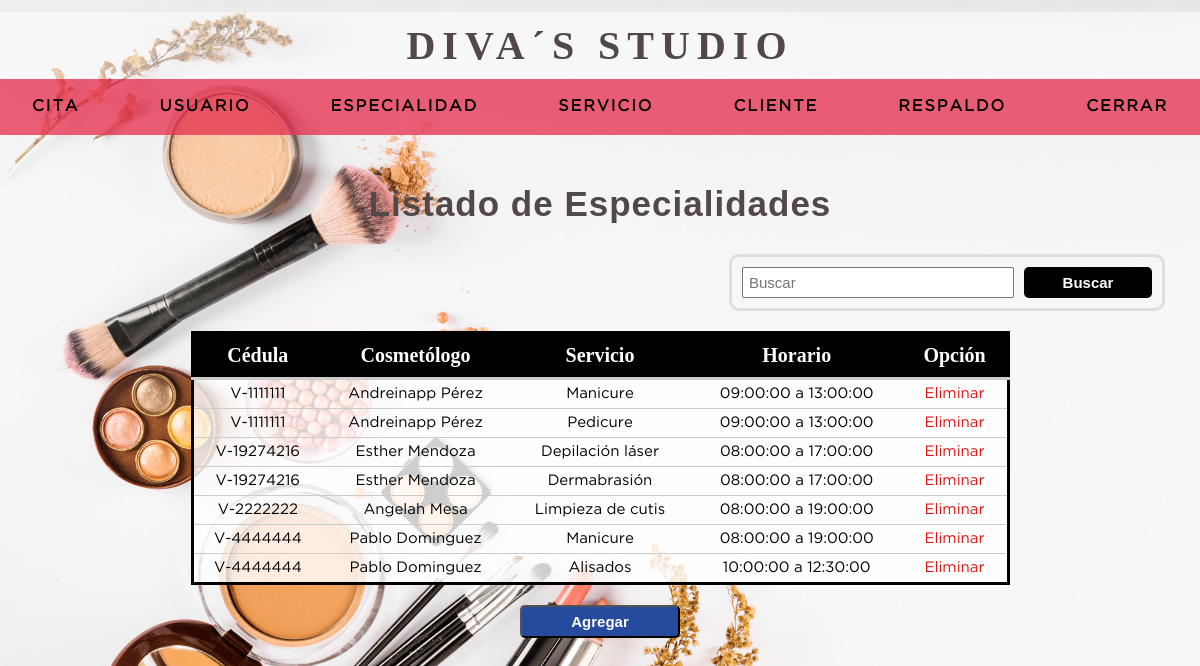
/listado_especialidad.php (signed in), run on the app's committed database.
### tables this page shows
CREATE TABLE `trabajo` (
  `ci_cosmetologa` varchar(20) NOT NULL,
  `idservicio` int(11) NOT NULL,
  `horario_inicio` time NOT NULL,
  `horario_final` time NOT NULL,
  PRIMARY KEY (`ci_cosmetologa`,`idservicio`) USING BTREE,
  KEY `idservicio` (`idservicio`),
  CONSTRAINT `trabajo_ibfk_1` FOREIGN KEY (`idservicio`) REFERENCES `servicio` (`idservicio`) ON DELETE CASCADE ON UPDATE CASCADE,
  CONSTRAINT `trabajo_ibfk_2` FOREIGN KEY (`ci_cosmetologa`) REFERENCES `usuario` (`ci_usuario`) ON DELETE CASCADE ON UPDATE CASCADE
);

CREATE TABLE `usuario` (
  `ci_usuario` varchar(20) NOT NULL,
  `nombreu` varchar(50) NOT NULL,
  `apellidou` varchar(50) NOT NULL,
  `usuario` varchar(30) NOT NULL,
  `clave` varchar(50) NOT NULL,
  `codgenero` int(11) NOT NULL,
  `idrol` int(11) NOT NULL,
  `direccion` varchar(200) NOT NULL,
  `fechaingreso` timestamp NOT NULL DEFAULT current_timestamp(),
  `estatus` int(1) NOT NULL DEFAULT 1,
  PRIMARY KEY (`ci_usuario`) USING BTREE,
  KEY `idrol` (`idrol`),
  KEY `codgenero` (`codgenero`),
  CONSTRAINT `usuario-genero` FOREIGN KEY (`codgenero`) REFERENCES `genero` (`codgenero`) ON DELETE CASCADE ON UPDATE CASCADE,
  CONSTRAINT `usuario-rol` FOREIGN KEY (`idrol`) REFERENCES `rol` (`idrol`) ON DELETE CASCADE ON UPDATE CASCADE
);

CREATE TABLE `servicio` (
  `idservicio` int(11) NOT NULL AUTO_INCREMENT,
  `descripcion_servicio` varchar(30) NOT NULL,
  PRIMARY KEY (`idservicio`)
);

### listado_especialidad.php (the view, shortened to what this page needs)
<?php
	include 'includes/conexion.php';
?>
<HTML>
	<HEAD>
		<?php include "includes/scripts.php";?>
	</HEAD>
	<BODY>
	<?php include "includes/headeruser.php";?>
		<section class="container" >
			<h2 class="htabla">Listado de Especialidades</h2>
			<form action="buscar_especialidad.php" method="GET" class="form_search">
				<input type="text" name="busqueda" id="busqueda" placeholder="Buscar">
				<input type="submit" value="Buscar" class="btn_search" placeholder="Buscar">
			</form>
			<table class="especialidad">
			<thead>
				<tr>
					<th>Cédula</th>
					<th>Cosmetólogo</th>
					<th>Servicio</th>
					<th>Horario</th>
					<th>Opción</th>
				</tr>
			</thead>
			<?php
				$resultado= mysqli_query($conexion, "SELECT e.ci_cosmetologa, u.nombreu, u.apellidou, e.idservicio, s.descripcion_servicio, e.horario_inicio, e.horario_final
													FROM trabajo e
													INNER JOIN usuario u ON e.ci_cosmetologa = u.ci_usuario
													INNER JOIN servicio s ON e.idservicio = s.idservicio");
				while($mostrar=mysqli_fetch_array($resultado)) {
			?>
				<tr>
					<td><?php echo $mostrar['ci_cosmetologa']?></td>
					<td><?php echo $mostrar['nombreu'].' '.$mostrar['apellidou']?> </td>
					<td><?php echo $mostrar['descripcion_servicio']?></td>
					<td><?php echo $mostrar['horario_inicio']?> a <?php echo $mostrar['horario_final']?></td>
					<td><a class="delete" href="eliminar_especialidad.php?ci=<?php echo $mostrar['ci_cosmetologa']?>&servicio=<?php echo $mostrar['idservicio']?>">Eliminar</a></td>
				</tr>
			<?php
				}
			?>
			</table>
			<input type="submit" value="Agregar" class="agregar" onclick="location.href='agregar_especialidad.php'">
		</section>
	</BODY>
</HTML>

### css/style.css (style rules this page uses)
* { margin: 0; padding: 0; box-sizing: border-box; }
body { background-image: url('../imagen/bg-2.jpg'); background-position:center; background-repeat: no-repeat; background-size:cover; background-attachment:fixed; }
h1, h2, h3, h4, h5, h6 { font-family: 'arial'; font-weight: bold; letter-spacing: 1px; }
h2 { font-size: 20px; }
a { text-decoration: none; }
.container { padding: 10rem 15px 15px; }
.container h2 { color: rgb(82, 72, 72); margin:12px 0 10px 0; font-size: 35px; text-align: center; }
form { margin: auto; padding: 20px 50px; background-color: rgba(255, 255, 255, 0.9); border-radius:2px; border:3px solid #dedede; }
input, select { width: 100%; font-size: 15px; padding: 5px; }
.form_search { display: flex; float:right; background:initial; padding:10px; border-radius:10px; margin: 20px; }
#busqueda { width: 17rem; }
.btn_search { background:#000; font-weight: bold; color: #ffff; padding: 0 20px; width: 8rem; border:0; cursor:pointer; margin-left:10px; border-radius:5px; }
.agregar { background: #264A9E; text-align:center; color:white; width:10rem; cursor: pointer; border-radius:5px; padding:6px; font-weight: bold; }
.htabla { font-size: 35px; font-weight: bold; font-weight: 700; }
.container { color: rgb(82, 72, 72); margin:12px 0 10px 0; font-size: 25px; text-align: center; }
table { background: rgba(255, 255, 255, 0.8); border: solid 3px #000; margin: 20px auto; width: 97%; border-collapse:collapse; }
.especialidad { width: 70%; }
th { padding:10px; font-weight:bold; border-bottom:solid 3px #ccc; font-size: 20px; background: black; color:white; }
td { padding:7px; text-align: center; border-bottom:solid 1px #ccc; font-family: 'GothamBook'; font-size: 15px; }
.delete { color: #df1313; }

### data on the page
trabajo: ci_cosmetologa "V-1111111", ci_cosmetologa.nombreu "Andreinapp", ci_cosmetologa.apellidou "Pérez", idservicio.descripcion_servicio "Manicure", horario_inicio "09:00:00", horario_final "13:00:00"
trabajo: ci_cosmetologa "V-1111111", ci_cosmetologa.nombreu "Andreinapp", ci_cosmetologa.apellidou "Pérez", idservicio.descripcion_servicio "Pedicure", horario_inicio "09:00:00", horario_final "13:00:00"
trabajo: ci_cosmetologa "V-19274216", ci_cosmetologa.nombreu "Esther", ci_cosmetologa.apellidou "Mendoza", idservicio.descripcion_servicio "Depilación láser", horario_inicio "08:00:00", horario_final "17:00:00"
trabajo: ci_cosmetologa "V-19274216", ci_cosmetologa.nombreu "Esther", ci_cosmetologa.apellidou "Mendoza", idservicio.descripcion_servicio "Dermabrasión", horario_inicio "08:00:00", horario_final "17:00:00"
trabajo: ci_cosmetologa "V-2222222", ci_cosmetologa.nombreu "Angelah", ci_cosmetologa.apellidou "Mesa", idservicio.descripcion_servicio "Limpieza de cutis", horario_inicio "08:00:00", horario_final "19:00:00"
trabajo: ci_cosmetologa "V-4444444", ci_cosmetologa.nombreu "Pablo", ci_cosmetologa.apellidou "Dominguez", idservicio.descripcion_servicio "Manicure", horario_inicio "08:00:00", horario_final "19:00:00"
trabajo: ci_cosmetologa "V-4444444", ci_cosmetologa.nombreu "Pablo", ci_cosmetologa.apellidou "Dominguez", idservicio.descripcion_servicio "Alisados", horario_inicio "10:00:00", horario_final "12:30:00"
